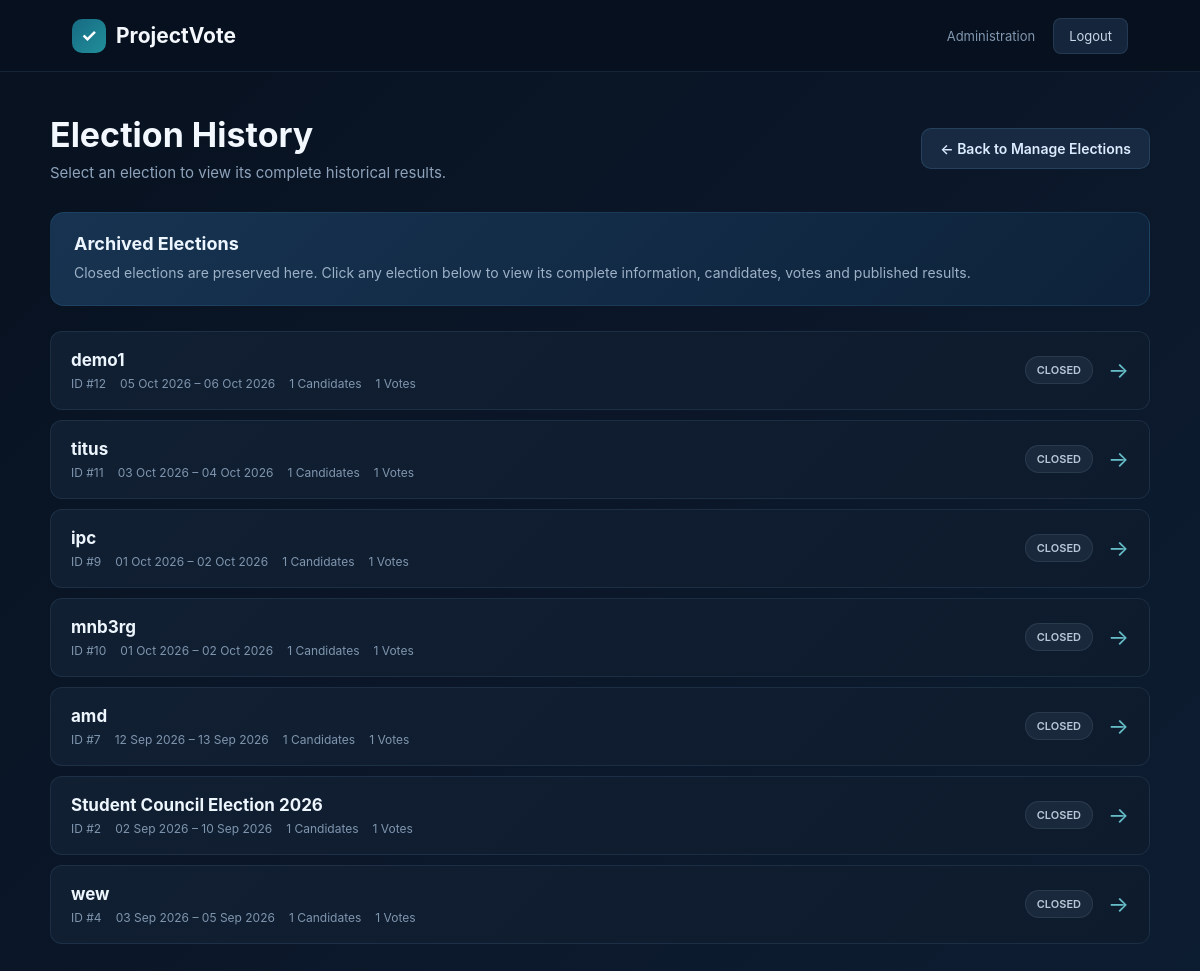
Page /admin-panel/election-history/ (signed in) on the committed database.
### election/models.py (models this page shows, shortened)
class Election(models.Model):
    STATUS_CHOICES = [
        ('DRAFT', 'Draft'),
        ('UPCOMING', 'Upcoming'),
        ('ONGOING', 'Ongoing'),
        ('CLOSED', 'Closed'),
    ]
    ELIGIBILITY_CHOICES = [
        ('EVERYONE', 'Everyone'),
        ('SELECTED', 'Selected Aadhaar Numbers'),
    ]
    name = models.CharField(
        max_length=200
    )
    description = models.TextField(
        blank=True
    )
    start_date = models.DateTimeField()
    end_date = models.DateTimeField()
    status = models.CharField(
        max_length=20,
        choices=STATUS_CHOICES,
        default='DRAFT'
    )
    eligibility_type = models.CharField(
        max_length=20,
        choices=ELIGIBILITY_CHOICES,
        default='EVERYONE'
    )
    results_published = models.BooleanField(
        default=False
    )
    created_at = models.DateTimeField(
        auto_now_add=True
    )

### adminapp/views.py (the view, shortened to what this page needs)
@login_required(login_url='admin_login')
def election_history(request):
    elections = (
        Election.objects
        .filter(
            status='CLOSED'
        )
        .prefetch_related(
            'candidates',
            'votes',
            'eligible_voters'
        )
        .order_by(
            '-end_date'
        )
    )
    return render(
        request,
        'adminapp/election_history.html',
        {
            'elections':
                elections
        }
    )

### templates/adminapp/election_history.html (shortened to what this page needs)
<!DOCTYPE html>
<html lang="en">
<head>
</head>
<body>
    <nav class="navbar">
        <a
            href="{% url 'admin_dashboard' %}"
            class="brand"
        >
            <span class="brand-mark">
                ✓
            </span>
            <span>
                ProjectVote
            </span>
        </a>
        <div class="nav-right">
            <span class="admin-label">
                Administration
            </span>
            <a
                href="{% url 'admin_logout' %}"
                class="logout-btn"
            >
                Logout
            </a>
        </div>
    </nav>
    <main class="page">
        <div class="page-header">
            <div class="header-text">
                <h1>
                    Election History
                </h1>
                <p>
                    Select an election to view its complete historical results.
                </p>
            </div>
            <a
                href="{% url 'manage_elections' %}"
                class="back-btn"
            >
                ← Back to Manage Elections
            </a>
        </div>
        <div class="intro">
            <h2>
                Archived Elections
            </h2>
            <p>
                Closed elections are preserved here. Click any election below
                to view its complete information, candidates, votes and
                published results.
            </p>
        </div>
        {% if elections %}
            <div class="election-list">
                {% for election in elections %}
                    <div
                        class="election-row"
                        onclick="openElectionModal('{{ election.id }}')"
                    >
                        <div class="election-main">
                            <h2 class="election-name">
                                {{ election.name }}
                            </h2>
                            <div class="election-meta">
                                <span>
                                    ID #{{ election.id }}
                                </span>
                                <span>
                                    {{ election.start_date|date:"d M Y" }}
                                    –
                                    {{ election.end_date|date:"d M Y" }}
                                </span>
                                <span>
                                    {{ election.candidates.count }}
                                    Candidates
                                </span>
                                <span>
                                    {{ election.votes.count }}
                                    Votes
                                </span>
                            </div>
                        </div>
                        <div class="election-right">
                            <span class="closed-badge">
                                CLOSED
                            </span>
                            <span class="arrow">
                                →
                            </span>
                        </div>
                    </div>
                {% endfor %}
            </div>
        {% endif %}
    </main>
</body>
</html>

### templates/adminapp/election_history.html (style rules this page uses)
* { box-sizing: border-box; }
body { margin: 0; min-height: 100vh; font-family: Inter, -apple-system, BlinkMacSystemFont, "Segoe UI", sans-serif; background: linear-gradient( 135deg, #07111f 0%, #0b1729 50%, #0d1d31 100% ); color: #e8f1fb; }
a { text-decoration: none; }
.navbar { height: 72px; padding: 0 6%; display: flex; align-items: center; justify-content: space-between; background: rgba(7, 17, 31, 0.96); border-bottom: 1px solid rgba(108, 150, 192, 0.15); position: sticky; top: 0; z-index: 100; backdrop-filter: blur(12px); }
.brand { display: flex; align-items: center; gap: 10px; color: #f4f8fd; font-size: 21px; font-weight: 700; }
.brand-mark { width: 34px; height: 34px; display: flex; align-items: center; justify-content: center; border-radius: 10px; background: linear-gradient( 135deg, #176b83, #218f9b ); color: white; font-size: 18px; font-weight: 700; }
.nav-right { display: flex; align-items: center; gap: 18px; }
.admin-label { color: #8197b0; font-size: 13px; }
.logout-btn { padding: 9px 15px; border-radius: 8px; color: #c9d8e8; background: #15263c; border: 1px solid rgba(110, 148, 184, 0.18); font-size: 13px; transition: 0.2s ease; }
.page { width: min(1100px, 92%); margin: 0 auto; padding: 42px 0 70px; }
.page-header { display: flex; align-items: center; justify-content: space-between; gap: 20px; margin-bottom: 30px; }
.header-text h1 { margin: 0 0 8px; font-size: 34px; color: #f3f8fe; }
.header-text p { margin: 0; color: #8ea3bb; font-size: 15px; }
.back-btn { display: inline-flex; align-items: center; gap: 8px; padding: 11px 18px; border-radius: 10px; color: #dcecff; background: #172a42; border: 1px solid rgba(93, 145, 190, 0.22); font-size: 14px; font-weight: 600; transition: 0.2s ease; }
.intro { padding: 20px 23px; margin-bottom: 25px; border-radius: 14px; background: linear-gradient( 135deg, rgba(24, 53, 84, 0.95), rgba(14, 35, 59, 0.95) ); border: 1px solid rgba(72, 151, 191, 0.16); }
.intro h2 { margin: 0 0 7px; font-size: 18px; color: #edf6ff; }
.intro p { margin: 0; color: #9db1c7; font-size: 14px; line-height: 1.7; }
.election-list { display: flex; flex-direction: column; gap: 10px; }
.election-row { width: 100%; padding: 18px 20px; display: flex; align-items: center; justify-content: space-between; gap: 20px; background: linear-gradient( 135deg, #111f32, #0e1b2d ); border: 1px solid rgba(105, 145, 182, 0.15); border-radius: 12px; cursor: pointer; transition: background 0.2s ease, border-color 0.2s ease, transform 0.2s ease; }
.election-main { min-width: 0; }
.election-name { margin: 0 0 6px; color: #edf5fd; font-size: 17px; font-weight: 650; white-space: nowrap; overflow: hidden; text-overflow: ellipsis; }
.election-meta { display: flex; flex-wrap: wrap; gap: 14px; color: #7f96ae; font-size: 12px; }
.election-right { display: flex; align-items: center; gap: 15px; flex-shrink: 0; }
.closed-badge { padding: 6px 11px; border-radius: 999px; color: #b9c8d8; background: rgba(119, 139, 160, 0.12); border: 1px solid rgba(119, 139, 160, 0.18); font-size: 11px; font-weight: 600; }
.arrow { color: #65bdc7; font-size: 22px; transition: transform 0.2s ease; }

### rows in the picture
Election: name "demo1", id "12", start_date "05 Oct 2026", end_date "06 Oct 2026", candidates.count "1", votes.count "1"
Election: name "titus", id "11", start_date "03 Oct 2026", end_date "04 Oct 2026", candidates.count "1", votes.count "1"
Election: name "ipc", id "9", start_date "01 Oct 2026", end_date "02 Oct 2026", candidates.count "1", votes.count "1"
Election: name "mnb3rg", id "10", start_date "01 Oct 2026", end_date "02 Oct 2026", candidates.count "1", votes.count "1"
Election: name "amd", id "7", start_date "12 Sep 2026", end_date "13 Sep 2026", candidates.count "1", votes.count "1"
Election: name "Student Council Election 2026", id "2", start_date "02 Sep 2026", end_date "10 Sep 2026", candidates.count "1", votes.count "1"
Election: name "wew", id "4", start_date "03 Sep 2026", end_date "05 Sep 2026", candidates.count "1", votes.count "1"
